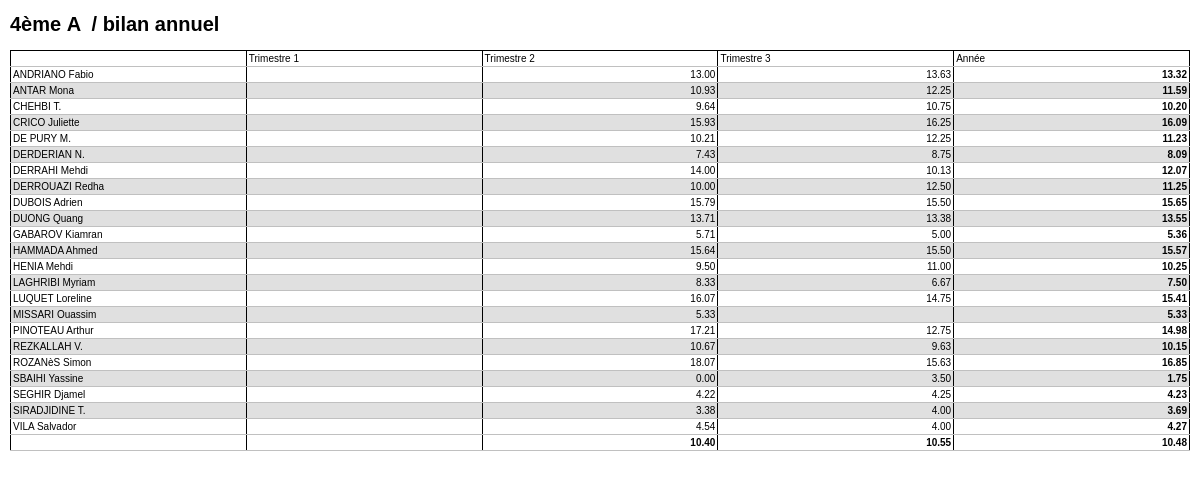
The page /sacerdoce/bilan_annuel.php?code_classe=47 (signed in) on the database its author committed.
### tables this page shows
CREATE TABLE `sdc_classe` (
  `code` smallint(5) unsigned NOT NULL auto_increment,
  `niveau` enum('6ème','5ème','4ème','3ème','seconde','première','terminale') default NULL,
  `indice` char(2) default NULL,
  `code_affectation` smallint(5) unsigned default NULL,
  PRIMARY KEY  (`code`)
);

CREATE TABLE `sdc_eleve` (
  `code` smallint(5) unsigned NOT NULL auto_increment,
  `nom` varchar(50) default NULL,
  `prenom` varchar(30) default NULL,
  `sexe` enum('f','m') default NULL,
  `doublant` enum('oui','non') default NULL,
  `date_naissance` date default NULL,
  `pays_naissance` varchar(50) default NULL,
  `adresse` tinytext,
  `ville` varchar(100) default NULL,
  `telephone` varchar(20) default NULL,
  `email` varchar(50) default NULL,
  `code_classe` int(11) unsigned default NULL,
  `commentaire` tinytext,
  PRIMARY KEY  (`code`)
);

### sacerdoce/class/classe.class.php (called while the page is built, shortened)
<?php
include_once 'devoir.class.php';
include_once 'eleve.class.php';
include_once 'performance.class.php';
class Classe {
	var $code;
	var $niveau;
	var $indice;
	var $eleves;
	function Classe($code=NULL)
	{
		$this->code = $code;
	}
	function dataFeed($row)
	{
		if (is_array($row)){
			if (isset($row['code_classe'])) $this->code = $row['code_classe'];
			if (isset($row['niveau_classe'])) $this->niveau = $row['niveau_classe'];
			if (isset($row['indice_classe'])) $this->indice = $row['indice_classe'];
			return true;
		}
		return false;
	}
	function initFromDB()
	{
		$sql = 'SELECT';
		$sql.= ' code AS code_classe,';
		$sql.= ' niveau AS niveau_classe,';
		$sql.= ' indice AS indice_classe,';
		$sql.= ' code_affectation';
		$sql.= ' FROM ';
		if (defined("DB_TABLE_PREFIX")) $sql.= DB_TABLE_PREFIX.'_';
		$sql.= 'classe';
		$sql.= ' WHERE code='.$this->code;
		$rowset = mysql_query($sql);
		$row = mysql_fetch_assoc($rowset);
		return $this->dataFeed($row);
	}
	function getEleves()
	{
		if (!isset($this->eleves)) {
			$this->eleves = array();
			$fields = array('code AS code_eleve', 'prenom AS prenom_eleve', 'nom AS nom_eleve', 'sexe AS sexe_eleve', 'doublant AS doublant_eleve', 'date_naissance AS date_naissance_eleve', 'pays_naissance AS pays_naissance_eleve', 'adresse AS adresse_eleve', 'ville AS ville_eleve', 'commentaire AS commentaire_eleve');
			$sql = 'SELECT ';
			$sql.= implode(',', $fields);
			$sql.= ' FROM ';
			if (defined("DB_TABLE_PREFIX")) $sql.= DB_TABLE_PREFIX.'_';
			$sql.= 'eleve';
			$sql.= ' WHERE code_classe='.$this->code;
			$sql.= ' ORDER BY nom, prenom';
			$rowset = mysql_query($sql);
			while ($row = mysql_fetch_assoc($rowset)) {
				$eleve = new Eleve();
				$eleve->dataFeed($row);
				$this->eleves[$eleve->getCode()] = $eleve;
			}
		}
		return $this->eleves;
	}
	function getChaine()
	{
		return $this->niveau."&nbsp;".$this->indice;
	}
	function getMoyenneTrimestrielle($trimestre)
	{
		$somme_moyennes = 0;
		$nb_moyennes = 0;
		if (count($this->eleves)>0) {
			foreach ($this->eleves as $e) {
				$moyenne = $e->getMoyenneTrimestrielle($trimestre);
				if ($moyenne) {
					$somme_moyennes += $moyenne;
					$nb_moyennes ++;
				}
			}
			if ($nb_moyennes>0) return number_format($somme_moyennes/$nb_moyennes, 2);
		}
		return false;
	}
}
?>

### sacerdoce/class/eleve.class.php (called while the page is built, shortened)
<?php
include_once 'classe.class.php';
include_once 'devoir.class.php';
include_once 'individu.class.php';
include_once 'performance.class.php';
class Eleve extends Individu {
	var $code;
	var $performances;
	function Eleve($code=NULL)
	{
		$this->code = $code;
	}
	function dataFeed($array)
	{
		if (isset($array['code_eleve'])) $this->code = $array['code_eleve'];
	}
	function getPerformances()
	{
		if (!is_array($this->performances)) {
			$sql = 'SELECT';
			$sql.= ' d.code AS code_devoir,';
			$sql.= ' d.code_classe,';
			$sql.= ' d.date_remise AS date_devoir,';
			$sql.= ' d.trimestre AS trimestre_devoir,';
			$sql.= ' d.discipline AS discipline_devoir,';
			$sql.= ' d.sujet AS sujet_devoir,';
			$sql.= ' d.type AS type_devoir,';
			$sql.= ' d.coef AS coef_devoir,';
			$sql.= ' p.code AS code_performance, p.note AS note_performance, p.appreciation AS appreciation_performance';
			$sql.= ' FROM ';
			if (defined("DB_TABLE_PREFIX")) $sql.= DB_TABLE_PREFIX.'_';
			$sql.= 'performance AS p, ';
			if (defined("DB_TABLE_PREFIX")) $sql.= DB_TABLE_PREFIX.'_';
			$sql.= 'devoir AS d';
			$sql.= ' WHERE p.code_devoir = d.code';
			$sql.= ' AND p.code_eleve='.$this->code;
			$sql.= ' ORDER BY d.trimestre';
			$rowset = mysql_query($sql);
			while ($row = mysql_fetch_assoc($rowset)) {
				$p = new Performance();
				$p->dataFeed($row);
				if (empty($this->performances[$row['trimestre_devoir']-1])) $this->performances[$row['trimestre_devoir']-1] = array();
				$this->performances[$row['trimestre_devoir']-1][] = $p;
			}
		}
		return $this->performances;
	}
	function getMoyenneTrimestrielle($trimestre)
	{
		if (!isset($this->performances)) {
			$this->getPerformances();
		}
		if (!isset($this->performances[$trimestre-1])) {
			return NULL;
		} else {
			$total = 0;
			$sommeCoef = 0;
			foreach ($this->performances[$trimestre-1] as $p){
				$n =& $p->getNote();
				if (isset($n)) {
					$d =& $p->getDevoir();
					$total += $n * $d->getCoefficient();
					$sommeCoef += $d->getCoefficient();
				}
			}
			return $sommeCoef!=0 ? number_format($total/$sommeCoef, 2) : NULL;
		}
	}
	function getMoyenneAnnuelle()
	{
		$moyennes_nb=0;
		for ($trimestre=1; $trimestre<4; $trimestre++) {
			$m = $this->getMoyenneTrimestrielle($trimestre);
			if (!is_null($m)) {
				$moyennes_nb++;
				$moyennes_total = isset($moyennes_total) ? $moyennes_total+$m : $m;
			}
		}
		return $moyennes_nb==0 ? NULL : $moyennes_total/$moyennes_nb;
	}
}
?>

### sacerdoce/class/performance.class.php (called while the page is built, shortened)
<?php
include_once 'devoir.class.php';
include_once 'eleve.class.php';
class Performance {
	var $devoir;
	function setAttribute($name, $value)
	{
		$value = trim($value);
		$value = html_entity_decode($value);
		return $this->{$name} = $value;
	}
	function getAttribute($name)
	{
		return isset($this->$name) ? $this->$name : NULL;
	}
	function dataFeed($array)
	{
		if (isset($array['code_devoir'])) {
			$this->devoir->datafeed($array);
		}
		return true;
	}
	function setDevoir(&$devoir)
	{
		if (is_a($devoir, 'Devoir')) $this->devoir = $devoir;
	}
	function getDevoir()
	{
		return isset($this->devoir) ? $this->devoir : NULL;
	}
	function setNote($input)
	{
		return $this->setAttribute('note', $input) && $this->setMention();
	}
	function getNote()
	{
		return $this->getAttribute('note');
	}
	function setAppreciation($input)
	{
		if (is_null($input) || strlen(trim($input))==0) {
			return false;
		} else {
			return $this->setAttribute('appreciation', $input);
		}
	}
}
?>

### sacerdoce/class/devoir.class.php (called while the page is built, shortened)
<?php
include_once 'classe.class.php';
include_once 'performance.class.php';
class Devoir {
	function getAttribute($name)
	{
		return isset($this->$name)?$this->$name:NULL;
	}
	function dataFeed($array=NULL)
	{
		if (is_null($array) || !is_array($array)) {
			return $this->initFromDB();
		} else {
			return true;
		}
	}
	function getCoefficient()
	{
		return $this->getAttribute('coef');
	}
}
?>

### sacerdoce/bilan_annuel.php (the view, shortened to what this page needs)
<?php
	include_once './class/classe.class.php';
	include_once './class/eleve.class.php';
	include_once './class/devoir.class.php';
	include_once './class/performance.class.php';
	$c = new Classe($_REQUEST['code_classe']);
	$c->initFromDB();
?>
<!DOCTYPE html PUBLIC "-//W3C//DTD XHTML 1.0 Transitional//EN" "http://www.w3.org/TR/xhtml1/DTD/xhtml1-transitional.dtd">
<html xmlns="http://www.w3.org/1999/xhtml">
<head>
	<link rel="stylesheet" type="text/css" href="css/bilan.css" />
</head>
<body>
	<h1>
		<?php echo $c->getChaine()?>
		&nbsp;/&nbsp;bilan&nbsp;annuel
	</h1>
	<table border=1 cellspacing=0 cellpadding=0>
	<tr>
		<th>&nbsp;</th>
		<th>Trimestre 1</th>
		<th>Trimestre 2</th>
		<th>Trimestre 3</th>
		<th>Ann&eacute;e</th>
	</tr>
	<?php
		$c->getEleves();
		foreach ($c->eleves as $e) {
			$nb_moyennes_eleve=0;
			$class = isset($class) && strcmp($class, 'fond0')==0 ? 'fond1' : 'fond0';
			echo '<tr class="'.$class.'">';
			echo '<th>'.$e->getNomComplet().'</th>';
			for ($trimestre=1; $trimestre<4; $trimestre++) {
				$moyenne = $e->getMoyenneTrimestrielle($trimestre);
				if ($moyenne) {
					echo '<td class="note">'.$moyenne.'</td>';
					$nb_moyennes_eleve++;
				} else {
					echo '<td>&nbsp;</td>';
				}
			}
			echo '<td class="note">';
			if ($nb_moyennes_eleve>0) {
				echo '<strong>';
				echo number_format($e->getMoyenneAnnuelle(), 2);
				echo '</strong>';
			}
			echo '</td>';
			echo '</tr>';
		}
		echo '<tr>';
		echo "<td>&nbsp;</td>\n";
		$nb_moyennes_trimestrielles=0;
		$somme_moyennes_trimestrielles=0;
		for ($trimestre=1; $trimestre<4; $trimestre++) {
			$moyenne = $c->getMoyenneTrimestrielle($trimestre);
			if ($moyenne){
				echo '<td class="note"><strong>'.$moyenne.'</strong></td>';
				$somme_moyennes_trimestrielles+=$moyenne;
				$nb_moyennes_trimestrielles++;
			} else {
				echo '<td>&nbsp;</td>';
			}
		}
		echo '<td class="note">';
		if ($nb_moyennes_trimestrielles>0) {
			echo '<strong>';
			echo number_format($somme_moyennes_trimestrielles/$nb_moyennes_trimestrielles, 2);
			echo '</strong>';
		}
		echo '</td>';
		echo '</tr>';
	?>
</table>
</body>
</html>

### sacerdoce/css/bilan.css (style rules this page uses)
BODY { margin: 10px; background-color: #ffffff; color: black; font-family: verdana, arial, sans-serif; font-size: 10px }
H1 { font-family: palatino linotype, verdana, arial, sans-serif; font-size: 20px; }
TABLE { padding: 4px; border:1px solid #000; border-spacing:0px; border-collapse:collapse; table-layout:fixed; width:100% }
TR { border-bottom:1px solid #c0c0c0 }
TH { font-family: verdana, arial, sans-serif; font-weight: normal; font-style: normal; text-align: left; vertical-align:top; padding: 2px }
TD { margin:0px; padding: 2px }
.fond0 { background-color:#ffffff; }
.fond1 { background-color:#e0e0e0; }
.note { text-align: right }

### rows shown on the page
sdc_classe: $c->getChaine() "4ème A"
sdc_eleve: NomComplet "ANDRIANO Fabio", moyenne "13.00", moyenne "13.63", MoyenneAnnuelle "13.32"
sdc_eleve: NomComplet "ANTAR Mona", moyenne "10.93", moyenne "12.25", MoyenneAnnuelle "11.59"
sdc_eleve: NomComplet "CHEHBI T.", moyenne "9.64", moyenne "10.75", MoyenneAnnuelle "10.20"
sdc_eleve: NomComplet "CRICO Juliette", moyenne "15.93", moyenne "16.25", MoyenneAnnuelle "16.09"
sdc_eleve: NomComplet "DE PURY M.", moyenne "10.21", moyenne "12.25", MoyenneAnnuelle "11.23"
sdc_eleve: NomComplet "DERDERIAN N.", moyenne "7.43", moyenne "8.75", MoyenneAnnuelle "8.09"
sdc_eleve: NomComplet "DERRAHI Mehdi", moyenne "14.00", moyenne "10.13", MoyenneAnnuelle "12.07"
sdc_eleve: NomComplet "DERROUAZI Redha", moyenne "10.00", moyenne "12.50", MoyenneAnnuelle "11.25"
sdc_eleve: NomComplet "DUBOIS Adrien", moyenne "15.79", moyenne "15.50", MoyenneAnnuelle "15.65"
sdc_eleve: NomComplet "DUONG Quang", moyenne "13.71", moyenne "13.38", MoyenneAnnuelle "13.55"
sdc_eleve: NomComplet "GABAROV Kiamran", moyenne "5.71", moyenne "5.00", MoyenneAnnuelle "5.36"
sdc_eleve: NomComplet "HAMMADA Ahmed", moyenne "15.64", moyenne "15.50", MoyenneAnnuelle "15.57"
sdc_eleve: NomComplet "HENIA Mehdi", moyenne "9.50", moyenne "11.00", MoyenneAnnuelle "10.25"
sdc_eleve: NomComplet "LAGHRIBI Myriam", moyenne "8.33", moyenne "6.67", MoyenneAnnuelle "7.50"
sdc_eleve: NomComplet "LUQUET Loreline", moyenne "16.07", moyenne "14.75", MoyenneAnnuelle "15.41"
sdc_eleve: NomComplet "MISSARI Ouassim", moyenne "5.33", MoyenneAnnuelle "5.33"
sdc_eleve: NomComplet "PINOTEAU Arthur", moyenne "17.21", moyenne "12.75", MoyenneAnnuelle "14.98"
sdc_eleve: NomComplet "REZKALLAH V.", moyenne "10.67", moyenne "9.63", MoyenneAnnuelle "10.15"
sdc_eleve: NomComplet "ROZANèS Simon", moyenne "18.07", moyenne "15.63", MoyenneAnnuelle "16.85"
sdc_eleve: NomComplet "SBAIHI Yassine", moyenne "0.00", moyenne "3.50", MoyenneAnnuelle "1.75"
sdc_eleve: NomComplet "SEGHIR Djamel", moyenne "4.22", moyenne "4.25", MoyenneAnnuelle "4.23"
sdc_eleve: NomComplet "SIRADJIDINE T.", moyenne "3.38", moyenne "4.00", MoyenneAnnuelle "3.69"
sdc_eleve: NomComplet "VILA Salvador", moyenne "4.54", moyenne "4.00", MoyenneAnnuelle "4.27"

### other values the page prints
$moyenne "10.40"
$moyenne "10.55"
$somme_moyennes_trimestrielles/$nb_moyennes_trimestrielles "10.48"
